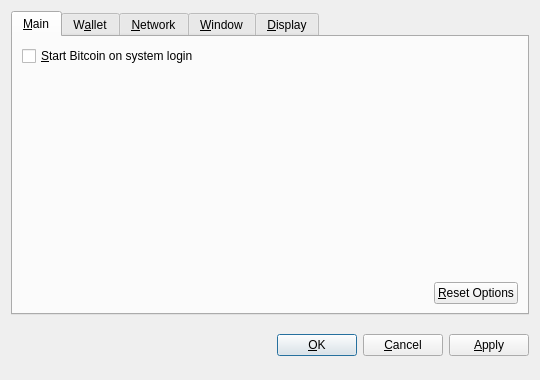
<?xml version="1.0" encoding="UTF-8"?>
<ui version="4.0">
 <class>OptionsDialog</class>
 <widget class="QDialog" name="OptionsDialog">
  <property name="geometry">
   <rect>
    <x>0</x>
    <y>0</y>
    <width>540</width>
    <height>380</height>
   </rect>
  </property>
  <property name="windowTitle">
   <string>Options</string>
  </property>
  <property name="modal">
   <bool>true</bool>
  </property>
  <layout class="QVBoxLayout" name="verticalLayout">
   <item>
    <widget class="QTabWidget" name="tabWidget">
     <property name="tabPosition">
      <enum>QTabWidget::North</enum>
     </property>
     <property name="currentIndex">
      <number>0</number>
     </property>
     <widget class="QWidget" name="tabMain">
      <attribute name="title">
       <string>&amp;Main</string>
      </attribute>
      <layout class="QVBoxLayout" name="verticalLayout_Main">
       <item>
        <widget class="QCheckBox" name="bitcoinAtStartup">
         <property name="toolTip">
          <string>Automatically start Bitcoin after logging in to the system.</string>
         </property>
         <property name="text">
          <string>&amp;Start Bitcoin on system login</string>
         </property>
        </widget>
       </item>
       <item>
        <spacer name="verticalSpacer_Main">
         <property name="orientation">
          <enum>Qt::Vertical</enum>
         </property>
         <property name="sizeHint" stdset="0">
          <size>
           <width>20</width>
           <height>40</height>
          </size>
         </property>
        </spacer>
       </item>
       <item>
        <layout class="QHBoxLayout" name="horizontalLayout_2_Main">
         <item>
          <spacer name="horizontalSpacer_2_Main">
           <property name="orientation">
            <enum>Qt::Horizontal</enum>
           </property>
           <property name="sizeHint" stdset="0">
            <size>
             <width>40</width>
             <height>20</height>
            </size>
           </property>
          </spacer>
         </item>
         <item>
          <widget class="QPushButton" name="resetButton">
           <property name="toolTip">
            <string>Reset all client options to default.</string>
           </property>
           <property name="text">
            <string>&amp;Reset Options</string>
           </property>
           <property name="autoDefault">
            <bool>false</bool>
           </property>
          </widget>
         </item>
        </layout>
       </item>
      </layout>
     </widget>
     <widget class="QWidget" name="tabWallet">
      <attribute name="title">
       <string>W&amp;allet</string>
      </attribute>
      <layout class="QVBoxLayout" name="verticalLayout_Network">
       <item>
        <widget class="QLabel" name="transactionFeeInfoLabel">
         <property name="text">
          <string>Optional transaction fee per kB that helps make sure your transactions are processed quickly. Most transactions are 1 kB.</string>
         </property>
         <property name="textFormat">
          <enum>Qt::PlainText</enum>
         </property>
         <property name="wordWrap">
          <bool>true</bool>
         </property>
        </widget>
       </item>
       <item>
        <layout class="QHBoxLayout" name="horizontalLayout_1_Main">
         <item>
          <widget class="QLabel" name="transactionFeeLabel">
           <property name="text">
            <string>Pay transaction &amp;fee</string>
           </property>
           <property name="textFormat">
            <enum>Qt::PlainText</enum>
           </property>
           <property name="buddy">
            <cstring>transactionFee</cstring>
           </property>
          </widget>
         </item>
         <item>
          <widget class="BitcoinAmountField" name="transactionFee"/>
         </item>
         <item>
          <spacer name="horizontalSpacer_1_Main">
           <property name="orientation">
            <enum>Qt::Horizontal</enum>
           </property>
           <property name="sizeHint" stdset="0">
            <size>
             <width>40</width>
             <height>20</height>
            </size>
           </property>
          </spacer>
         </item>
        </layout>
       </item>
       <item>
        <widget class="QLabel" name="label">
         <property name="text">
          <string>If you disable the spending of unconfirmed change, the change from a transaction cannot be used until that transaction has at least one confirmation. This also affects how your balance is computed.</string>
         </property>
         <property name="wordWrap">
          <bool>true</bool>
         </property>
        </widget>
       </item>
       <item>
        <widget class="QCheckBox" name="spendZeroConfChange">
         <property name="text">
          <string>Spend unconfirmed change  (experts only)</string>
         </property>
        </widget>
       </item>
       <item>
        <spacer name="verticalSpacer">
         <property name="orientation">
          <enum>Qt::Vertical</enum>
         </property>
         <property name="sizeHint" stdset="0">
          <size>
           <width>20</width>
           <height>40</height>
          </size>
         </property>
        </spacer>
       </item>
      </layout>
     </widget>
     <widget class="QWidget" name="tabNetwork">
      <attribute name="title">
       <string>&amp;Network</string>
      </attribute>
      <layout class="QVBoxLayout" name="verticalLayout_Network">
       <item>
        <widget class="QCheckBox" name="mapPortUpnp">
         <property name="toolTip">
          <string>Automatically open the Bitcoin client port on the router. This only works when your router supports UPnP and it is enabled.</string>
         </property>
         <property name="text">
          <string>Map port using &amp;UPnP</string>
         </property>
        </widget>
       </item>
       <item>
        <widget class="QCheckBox" name="connectSocks">
         <property name="toolTip">
          <string>Connect to the Bitcoin network through a SOCKS proxy (e.g. when connecting through Tor).</string>
         </property>
         <property name="text">
          <string>&amp;Connect through SOCKS proxy:</string>
         </property>
        </widget>
       </item>
       <item>
        <layout class="QHBoxLayout" name="horizontalLayout_Network">
         <item>
          <widget class="QLabel" name="proxyIpLabel">
           <property name="text">
            <string>Proxy &amp;IP:</string>
           </property>
           <property name="textFormat">
            <enum>Qt::PlainText</enum>
           </property>
           <property name="buddy">
            <cstring>proxyIp</cstring>
           </property>
          </widget>
         </item>
         <item>
          <widget class="QValidatedLineEdit" name="proxyIp">
           <property name="maximumSize">
            <size>
             <width>140</width>
             <height>16777215</height>
            </size>
           </property>
           <property name="toolTip">
            <string>IP address of the proxy (e.g. 127.0.0.1)</string>
           </property>
          </widget>
         </item>
         <item>
          <widget class="QLabel" name="proxyPortLabel">
           <property name="text">
            <string>&amp;Port:</string>
           </property>
           <property name="textFormat">
            <enum>Qt::PlainText</enum>
           </property>
           <property name="buddy">
            <cstring>proxyPort</cstring>
           </property>
          </widget>
         </item>
         <item>
          <widget class="QLineEdit" name="proxyPort">
           <property name="maximumSize">
            <size>
             <width>55</width>
             <height>16777215</height>
            </size>
           </property>
           <property name="toolTip">
            <string>Port of the proxy (e.g. 9050)</string>
           </property>
          </widget>
         </item>
         <item>
          <widget class="QLabel" name="socksVersionLabel">
           <property name="text">
            <string>SOCKS &amp;Version:</string>
           </property>
           <property name="textFormat">
            <enum>Qt::PlainText</enum>
           </property>
           <property name="buddy">
            <cstring>socksVersion</cstring>
           </property>
          </widget>
         </item>
         <item>
          <widget class="QValueComboBox" name="socksVersion">
           <property name="toolTip">
            <string>SOCKS version of the proxy (e.g. 5)</string>
           </property>
          </widget>
         </item>
         <item>
          <spacer name="horizontalSpacer_Network">
           <property name="orientation">
            <enum>Qt::Horizontal</enum>
           </property>
           <property name="sizeHint" stdset="0">
            <size>
             <width>40</width>
             <height>20</height>
            </size>
           </property>
          </spacer>
         </item>
        </layout>
       </item>
       <item>
        <spacer name="verticalSpacer_Network">
         <property name="orientation">
          <enum>Qt::Vertical</enum>
         </property>
         <property name="sizeHint" stdset="0">
          <size>
           <width>20</width>
           <height>40</height>
          </size>
         </property>
        </spacer>
       </item>
      </layout>
     </widget>
     <widget class="QWidget" name="tabWindow">
      <attribute name="title">
       <string>&amp;Window</string>
      </attribute>
      <layout class="QVBoxLayout" name="verticalLayout_Window">
       <item>
        <widget class="QCheckBox" name="minimizeToTray">
         <property name="toolTip">
          <string>Show only a tray icon after minimizing the window.</string>
         </property>
         <property name="text">
          <string>&amp;Minimize to the tray instead of the taskbar</string>
         </property>
        </widget>
       </item>
       <item>
        <widget class="QCheckBox" name="minimizeOnClose">
         <property name="toolTip">
          <string>Minimize instead of exit the application when the window is closed. When this option is enabled, the application will be closed only after selecting Quit in the menu.</string>
         </property>
         <property name="text">
          <string>M&amp;inimize on close</string>
         </property>
        </widget>
       </item>
       <item>
        <spacer name="verticalSpacer_Window">
         <property name="orientation">
          <enum>Qt::Vertical</enum>
         </property>
         <property name="sizeHint" stdset="0">
          <size>
           <width>20</width>
           <height>40</height>
          </size>
         </property>
        </spacer>
       </item>
      </layout>
     </widget>
     <widget class="QWidget" name="tabDisplay">
      <attribute name="title">
       <string>&amp;Display</string>
      </attribute>
      <layout class="QVBoxLayout" name="verticalLayout_Display">
       <item>
        <layout class="QHBoxLayout" name="horizontalLayout_1_Display">
         <item>
          <widget class="QLabel" name="langLabel">
           <property name="text">
            <string>User Interface &amp;language:</string>
           </property>
           <property name="textFormat">
            <enum>Qt::PlainText</enum>
           </property>
           <property name="buddy">
            <cstring>lang</cstring>
           </property>
          </widget>
         </item>
         <item>
          <widget class="QValueComboBox" name="lang">
           <property name="toolTip">
            <string>The user interface language can be set here. This setting will take effect after restarting Bitcoin.</string>
           </property>
          </widget>
         </item>
        </layout>
       </item>
       <item>
        <layout class="QHBoxLayout" name="horizontalLayout_2_Display">
         <item>
          <widget class="QLabel" name="unitLabel">
           <property name="text">
            <string>&amp;Unit to show amounts in:</string>
           </property>
           <property name="textFormat">
            <enum>Qt::PlainText</enum>
           </property>
           <property name="buddy">
            <cstring>unit</cstring>
           </property>
          </widget>
         </item>
         <item>
          <widget class="QValueComboBox" name="unit">
           <property name="toolTip">
            <string>Choose the default subdivision unit to show in the interface and when sending coins.</string>
           </property>
          </widget>
         </item>
        </layout>
       </item>
       <item>
        <widget class="QCheckBox" name="displayAddresses">
         <property name="toolTip">
          <string>Whether to show Bitcoin addresses in the transaction list or not.</string>
         </property>
         <property name="text">
          <string>&amp;Display addresses in transaction list</string>
         </property>
        </widget>
       </item>
       <item>
        <widget class="QCheckBox" name="coinControlFeatures">
         <property name="toolTip">
          <string>Whether to show coin control features or not.</string>
         </property>
         <property name="text">
          <string>Display coin &amp;control features (experts only!)</string>
         </property>
        </widget>
       </item>
       <item>
        <spacer name="verticalSpacer_Display">
         <property name="orientation">
          <enum>Qt::Vertical</enum>
         </property>
         <property name="sizeHint" stdset="0">
          <size>
           <width>20</width>
           <height>40</height>
          </size>
         </property>
        </spacer>
       </item>
      </layout>
     </widget>
    </widget>
   </item>
   <item>
    <layout class="QHBoxLayout" name="horizontalLayout_Buttons">
     <item>
      <spacer name="horizontalSpacer_1">
       <property name="orientation">
        <enum>Qt::Horizontal</enum>
       </property>
       <property name="sizeHint" stdset="0">
        <size>
         <width>40</width>
         <height>48</height>
        </size>
       </property>
      </spacer>
     </item>
     <item>
      <widget class="QLabel" name="statusLabel">
       <property name="font">
        <font>
         <weight>75</weight>
         <bold>true</bold>
        </font>
       </property>
       <property name="text">
        <string/>
       </property>
       <property name="textFormat">
        <enum>Qt::PlainText</enum>
       </property>
       <property name="wordWrap">
        <bool>true</bool>
       </property>
      </widget>
     </item>
     <item>
      <spacer name="horizontalSpacer_2">
       <property name="orientation">
        <enum>Qt::Horizontal</enum>
       </property>
       <property name="sizeHint" stdset="0">
        <size>
         <width>40</width>
         <height>48</height>
        </size>
       </property>
      </spacer>
     </item>
     <item>
      <widget class="QPushButton" name="okButton">
       <property name="text">
        <string>&amp;OK</string>
       </property>
      </widget>
     </item>
     <item>
      <widget class="QPushButton" name="cancelButton">
       <property name="text">
        <string>&amp;Cancel</string>
       </property>
       <property name="autoDefault">
        <bool>false</bool>
       </property>
      </widget>
     </item>
     <item>
      <widget class="QPushButton" name="applyButton">
       <property name="text">
        <string>&amp;Apply</string>
       </property>
       <property name="autoDefault">
        <bool>false</bool>
       </property>
      </widget>
     </item>
    </layout>
   </item>
  </layout>
 </widget>
 <customwidgets>
  <customwidget>
   <class>BitcoinAmountField</class>
   <extends>QSpinBox</extends>
   <header>bitcoinamountfield.h</header>
  </customwidget>
  <customwidget>
   <class>QValueComboBox</class>
   <extends>QComboBox</extends>
   <header>qvaluecombobox.h</header>
  </customwidget>
  <customwidget>
   <class>QValidatedLineEdit</class>
   <extends>QLineEdit</extends>
   <header>qvalidatedlineedit.h</header>
  </customwidget>
 </customwidgets>
 <resources/>
 <connections/>
</ui>
